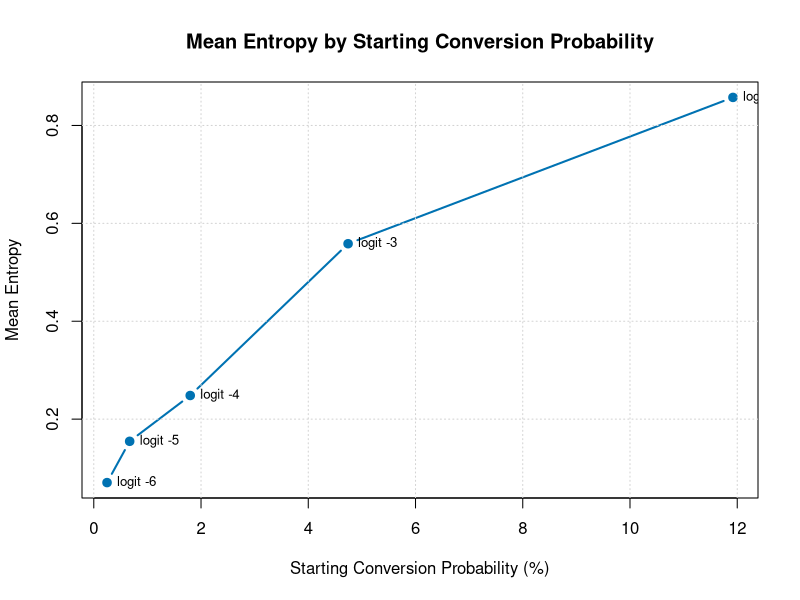
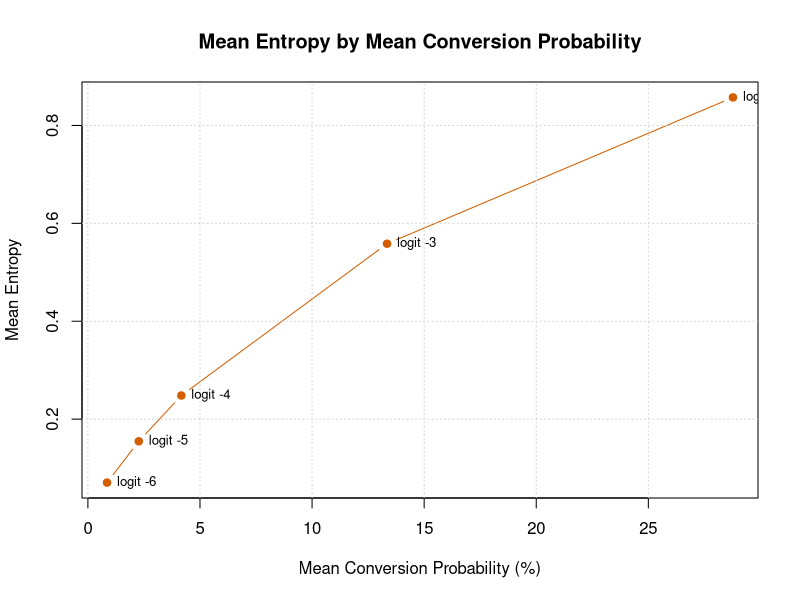
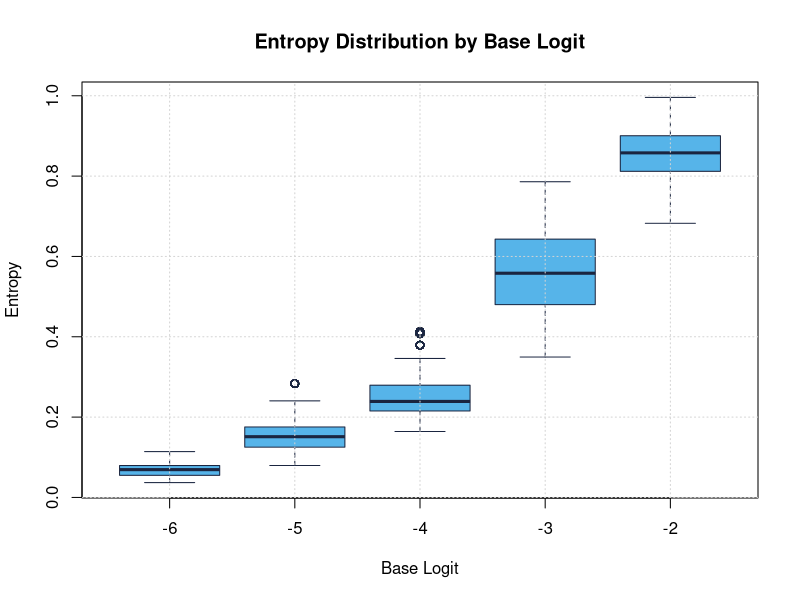

Generate these figures, in order, with R:
# ************************************************************
# PROGRAMMATIC MEDIA BUYING SIMULATION
# ************************************************************
# Purpose:
# Use simulated programmatic campaign data to examine the 
# relationship between conversion performance and uncertainty
#
# Outputs:
# 1. Correlations between conversion and uncertainty for 3 scenarios
# ************************************************************

#******************************
#1. FUNCTIONS
#******************************

#-----------------------------------------------------
#Use uniform dist to randomly assign dimension effects
#-----------------------------------------------------
assign_effects<-function (wts, min, max,names) {
  eff <-numeric()
  for (i in 1:length(wts)) {
      eff[i] <- runif(1, min = min, max = max)*(wts[i]/max(wts))
  }
  eff_vec <- setNames(eff, names)
  return(eff_vec)
}

#----------------------------------------------------------------
#Add effects for each random variable value for a particular trial
#-----------------------------------------------------------------
dim_effects_each_trial<-function (start_logit, pmb_df, d_eff, a_eff, u_eff, i_eff) {
  logit <- start_logit +
    d_eff[pmb_df$device] +
    a_eff[pmb_df$audience] +
    u_eff[pmb_df$usp] +
    i_eff[pmb_df$inventory] 
  names(logit) <- paste0("trial", 1:length(logit))
  return(logit)
}

#---------------------------------------------------
#Add interact effects to trials that have appropriate 
#combinations of dimension values
#---------------------------------------------------
interact_effects_each_trial <- function(logit, pmb_df, interact_df) {
  for (i in 1:nrow(interact_df)) {
    mask <- pmb_df[[interact_df$dim1[i]]] == interact_df$val1[i] &
            pmb_df[[interact_df$dim2[i]]] == interact_df$val2[i]
    logit[mask] <- logit[mask] + interact_df$effect[i]
  }
  return(logit)
}

#---------------------------------------------------
#Format correlation test results for console output
#---------------------------------------------------
format_cor_result <- function(label, test_result, alpha = 0.05) {
  estimate <- unname(test_result$estimate)
  ci <- test_result$conf.int
  sig_label <- ifelse(test_result$p.value < alpha,
                      "significant", "not significant")

  cat(sprintf(
    "  %s\n    r = %.4f | 95%% CI [%.4f, %.4f] | p = %.4g | %s at alpha = %.2f\n",
    label,
    estimate,
    ci[1],
    ci[2],
    test_result$p.value,
    sig_label,
    alpha
  ))
}

#******************************
#2. ASSIGNMENTS
#******************************

#----------------
#Number of trials 
#----------------
n <- 50000

#------------------------------------
#Assign labels to the four dimensions
#------------------------------------
audiences <- c("aud1", "aud2", "aud3", "aud4")
usps <- c("usp1", "usp2", "usp3", "usp4")
inventory <- c("inv1", "inv2", "inv3", "inv4", "inv5")
device <- c("dev1", "dev2", "dev3", "dev4", "dev5", "dev6")

#-----------------------------------
#Assign availability/utility weights
#-----------------------------------
aud_wt <- c(0.15, 0.25, 0.35, 0.25)
usp_wt <- c(0.15, 0.20, 0.30, 0.35)
inv_wt <- c(0.30, 0.28, 0.18, 0.15, 0.09)
dev_wt <- c(0.20, 0.55, 0.08, 0.10, 0.04, 0.03)

#--------------------------
#Assign interaction effects
#--------------------------
interactions <- data.frame(
  dim1   = c("audience","audience","audience","inventory","inventory","device"),
  val1   = c("aud2",    "aud4",    "aud3",    "inv2",     "inv4",     "dev2"),
  dim2   = c("usp",     "usp",     "usp",     "usp",      "audience", "audience"),
  val2   = c("usp2",    "usp4",    "usp4",    "usp2",     "aud2",     "aud2"),
  effect = c(0.35,       0.25,      0.30,      0.20,       0.25,       0.15)
)

#*********************************
#3. Run Simulation
#*********************************
iSeed <- 42
entropy_summary <- data.frame(
  start_logit = numeric(),
  start_conv_prob = numeric(),
  mean_conv_prob = numeric(),
  mean_entropy = numeric()
)
entropy_detail <- data.frame(
  start_logit = numeric(),
  entropy = numeric()
)

for (start_logit in -2:-6) {
  set.seed(iSeed)

  #-------------------------------------------------------
  #Randomly select dimension effects from published ranges
  #-------------------------------------------------------
  audience_effect <-assign_effects(aud_wt, .097, .428, audiences)
  usp_effect <-assign_effects(usp_wt, .19, .48, usps)
  inventory_effect <-assign_effects(inv_wt, .1, .52, inventory) 
  device_effect <-assign_effects(dev_wt, .1, .52, device) 

  #-----------------------------------------------------------------
  #For each scenario, create simulation core with 4 random variables
  #-----------------------------------------------------------------
  pmb_df <- data.frame(
    audience = sample(audiences, n, replace = TRUE,
                    prob = aud_wt),
    usp = sample(usps, n, replace = TRUE, 
                    prob = usp_wt),
    inventory = sample(inventory, n, replace = TRUE,
                     prob = inv_wt),
    device = sample(device, n, replace = TRUE,
                     prob = dev_wt)
  )  

  #---------------------------
  #Calculate marketing effects
  #---------------------------
  logit <- dim_effects_each_trial(start_logit, pmb_df, device_effect,
                                  audience_effect, usp_effect, inventory_effect)
  logit <- interact_effects_each_trial(logit, pmb_df, interactions)

  #----------------------------------------------------
  #Transform resulting logit to probability and entropy
  #----------------------------------------------------
  conv_prob <- 1 / (1 + exp(-logit))
  entropy <- -(conv_prob * log2(conv_prob) +
               (1 - conv_prob) * log2(1 - conv_prob))
  logit_effect <- logit - start_logit
  entropy_detail <- rbind(
    entropy_detail,
    data.frame(
      start_logit = start_logit,
      entropy = as.numeric(entropy)
    )
  )

  #---------------------------------------
  #Calculate correlation and print results
  #---------------------------------------
  cor_effect_test <- cor.test(entropy, logit_effect)
  cor_prob_test <- cor.test(entropy, conv_prob)

  rs<-list(
    gmrCor = cor_effect_test$estimate,
    cor_prob = cor_entropy_prob <- cor_prob_test$estimate,
    effect_p_value = cor_effect_test$p.value,
    prob_p_value = cor_prob_test$p.value,
    effect_conf_int = cor_effect_test$conf.int,
    prob_conf_int = cor_prob_test$conf.int,
    mean_conv = mean(1 / (1 + exp(-logit))),
    mean_entropy = mean(entropy)
  )
  start_conv_prob <- 1 / (1 + exp(-start_logit))
  entropy_summary <- rbind(
    entropy_summary,
    data.frame(
      start_logit = start_logit,
      start_conv_prob = start_conv_prob,
      mean_conv_prob = rs$mean_conv,
      mean_entropy = rs$mean_entropy
    )
  )

  cat(sprintf(
    "\nStarting Logit: %.4f | Starting Conv Prob: %.4f | Mean Conv Prob: %.4f | Mean Entropy: %.4f\n",
    start_logit, start_conv_prob, rs$mean_conv, rs$mean_entropy
   ))
  format_cor_result("Entropy vs Conversion Probability", cor_prob_test)
  format_cor_result("Entropy vs Logit Effect", cor_effect_test)

   iSeed <-iSeed + 200
}

#-------------------------------------------------------------
#Plot starting conversion probability against mean entropy
#-------------------------------------------------------------
entropy_summary <- entropy_summary[order(entropy_summary$start_conv_prob), ]

png("pmb_entropy_by_start_prob.png", width = 900, height = 650)
plot(
  entropy_summary$start_conv_prob * 100,
  entropy_summary$mean_entropy,
  type = "b",
  pch = 19,
  col = "#0072B2",
  lwd = 2,
  xlab = "Starting Conversion Probability (%)",
  ylab = "Mean Entropy",
  main = "Mean Entropy by Starting Conversion Probability"
)
grid()
text(
  entropy_summary$start_conv_prob * 100,
  entropy_summary$mean_entropy,
  labels = paste0("logit ", entropy_summary$start_logit),
  pos = 4,
  cex = 0.8
)
dev.off()

cat("\nEntropy summary:\n")
print(entropy_summary)
cat("\nGraph saved to: pmb_entropy_by_start_prob.png\n")

png("pmb_entropy_by_mean_conv_prob.png", width = 900, height = 650)
plot(
  entropy_summary$mean_conv_prob * 100,
  entropy_summary$mean_entropy,
  type = "b",
  pch = 19,
  col = "#D55E00",
  xlab = "Mean Conversion Probability (%)",
  ylab = "Mean Entropy",
  main = "Mean Entropy by Mean Conversion Probability"
)
grid()
text(
  entropy_summary$mean_conv_prob * 100,
  entropy_summary$mean_entropy,
  labels = paste0("logit ", entropy_summary$start_logit),
  pos = 4,
  cex = 0.8
)
dev.off()

cat("Graph saved to: pmb_entropy_by_mean_conv_prob.png\n")

png("pmb_entropy_boxplot_by_start_logit.png", width = 900, height = 650)
boxplot(
  entropy ~ factor(start_logit, levels = sort(unique(start_logit))),
  data = entropy_detail,
  col = "#56B4E9",
  border = "#1A2540",
  xlab = "Base Logit",
  ylab = "Entropy",
  main = "Entropy Distribution by Base Logit"
)
grid()
dev.off()

cat("Graph saved to: pmb_entropy_boxplot_by_start_logit.png\n")
